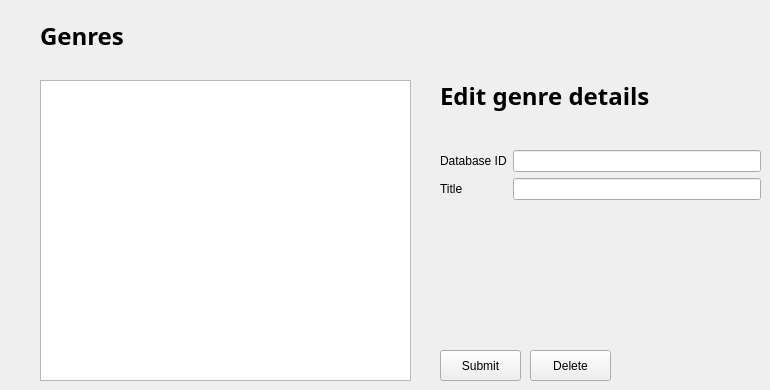
      <widget class="QWidget" name="genres">
       <attribute name="title">
        <string>Genres</string>
       </attribute>
       <widget class="QListView" name="genresListView_fp">
        <property name="geometry">
         <rect>
          <x>40</x>
          <y>80</y>
          <width>371</width>
          <height>301</height>
         </rect>
        </property>
       </widget>
       <widget class="QLabel" name="label_fp_4">
        <property name="geometry">
         <rect>
          <x>40</x>
          <y>20</y>
          <width>291</width>
          <height>31</height>
         </rect>
        </property>
        <property name="font">
         <font>
          <family>Work Sans</family>
          <pointsize>18</pointsize>
          <bold>true</bold>
         </font>
        </property>
        <property name="text">
         <string>Genres</string>
        </property>
        <property name="alignment">
         <set>Qt::AlignLeading|Qt::AlignLeft|Qt::AlignVCenter</set>
        </property>
       </widget>
       <widget class="QPushButton" name="AddGenre">
        <property name="geometry">
         <rect>
          <x>440</x>
          <y>350</y>
          <width>81</width>
          <height>31</height>
         </rect>
        </property>
        <property name="text">
         <string>Submit</string>
        </property>
       </widget>
       <widget class="QWidget" name="formLayoutWidget_6">
        <property name="geometry">
         <rect>
          <x>440</x>
          <y>150</y>
          <width>321</width>
          <height>181</height>
         </rect>
        </property>
        <layout class="QFormLayout" name="formLayout_10">
         <property name="sizeConstraint">
          <enum>QLayout::SetNoConstraint</enum>
         </property>
         <item row="1" column="0">
          <widget class="QLabel" name="label_fp_25">
           <property name="text">
            <string>Title</string>
           </property>
          </widget>
         </item>
         <item row="1" column="1">
          <widget class="QLineEdit" name="editGenreTitle"/>
         </item>
         <item row="0" column="0">
          <widget class="QLabel" name="label_fp_27">
           <property name="text">
            <string>Database ID</string>
           </property>
          </widget>
         </item>
         <item row="0" column="1">
          <widget class="QLineEdit" name="GenreDatabaseID">
           <property name="text">
            <string extracomment="Select a genre to begin."/>
           </property>
          </widget>
         </item>
        </layout>
       </widget>
       <widget class="QLabel" name="label_fp_8">
        <property name="geometry">
         <rect>
          <x>440</x>
          <y>80</y>
          <width>311</width>
          <height>31</height>
         </rect>
        </property>
        <property name="font">
         <font>
          <family>Work Sans</family>
          <pointsize>18</pointsize>
          <bold>true</bold>
         </font>
        </property>
        <property name="text">
         <string>Edit genre details</string>
        </property>
        <property name="alignment">
         <set>Qt::AlignLeading|Qt::AlignLeft|Qt::AlignVCenter</set>
        </property>
       </widget>
       <widget class="QPushButton" name="DeleteGenre">
        <property name="geometry">
         <rect>
          <x>530</x>
          <y>350</y>
          <width>81</width>
          <height>31</height>
         </rect>
        </property>
        <property name="text">
         <string>Delete</string>
        </property>
       </widget>
      </widget>
